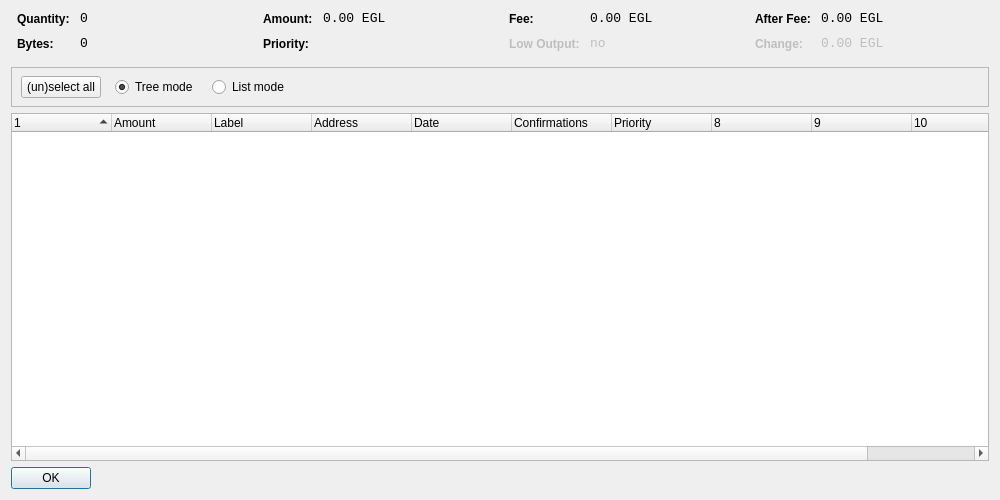
<?xml version="1.0" encoding="UTF-8"?>
<ui version="4.0">
 <class>CoinControlDialog</class>
 <widget class="QDialog" name="CoinControlDialog">
  <property name="geometry">
   <rect>
    <x>0</x>
    <y>0</y>
    <width>1000</width>
    <height>500</height>
   </rect>
  </property>
  <property name="windowTitle">
   <string>Coin Control</string>
  </property>
  <layout class="QVBoxLayout" name="verticalLayout">
   <item>
    <layout class="QHBoxLayout" name="horizontalLayoutTop" stretch="0,0,0,0">
     <property name="topMargin">
      <number>0</number>
     </property>
     <property name="bottomMargin">
      <number>10</number>
     </property>
     <item>
      <layout class="QFormLayout" name="formLayoutCoinControl1">
       <property name="horizontalSpacing">
        <number>10</number>
       </property>
       <property name="verticalSpacing">
        <number>10</number>
       </property>
       <property name="leftMargin">
        <number>6</number>
       </property>
       <property name="rightMargin">
        <number>6</number>
       </property>
       <item row="0" column="0">
        <widget class="QLabel" name="labelCoinControlQuantityText">
         <property name="styleSheet">
          <string notr="true">font-weight:bold;</string>
         </property>
         <property name="text">
          <string>Quantity:</string>
         </property>
        </widget>
       </item>
       <item row="0" column="1">
        <widget class="QLabel" name="labelCoinControlQuantity">
         <property name="font">
          <font>
           <family>Monospace</family>
           <pointsize>10</pointsize>
          </font>
         </property>
         <property name="cursor">
          <cursorShape>IBeamCursor</cursorShape>
         </property>
         <property name="contextMenuPolicy">
          <enum>Qt::ActionsContextMenu</enum>
         </property>
         <property name="text">
          <string notr="true">0</string>
         </property>
         <property name="textInteractionFlags">
          <set>Qt::LinksAccessibleByMouse|Qt::TextSelectableByKeyboard|Qt::TextSelectableByMouse</set>
         </property>
        </widget>
       </item>
       <item row="1" column="0">
        <widget class="QLabel" name="labelCoinControlBytesText">
         <property name="styleSheet">
          <string notr="true">font-weight:bold;</string>
         </property>
         <property name="text">
          <string>Bytes:</string>
         </property>
        </widget>
       </item>
       <item row="1" column="1">
        <widget class="QLabel" name="labelCoinControlBytes">
         <property name="font">
          <font>
           <family>Monospace</family>
           <pointsize>10</pointsize>
          </font>
         </property>
         <property name="cursor">
          <cursorShape>IBeamCursor</cursorShape>
         </property>
         <property name="contextMenuPolicy">
          <enum>Qt::ActionsContextMenu</enum>
         </property>
         <property name="text">
          <string notr="true">0</string>
         </property>
         <property name="textInteractionFlags">
          <set>Qt::LinksAccessibleByMouse|Qt::TextSelectableByKeyboard|Qt::TextSelectableByMouse</set>
         </property>
        </widget>
       </item>
      </layout>
     </item>
     <item>
      <layout class="QFormLayout" name="formLayoutCoinControl2">
       <property name="horizontalSpacing">
        <number>10</number>
       </property>
       <property name="verticalSpacing">
        <number>10</number>
       </property>
       <property name="leftMargin">
        <number>6</number>
       </property>
       <property name="rightMargin">
        <number>6</number>
       </property>
       <item row="0" column="0">
        <widget class="QLabel" name="labelCoinControlAmountText">
         <property name="styleSheet">
          <string notr="true">font-weight:bold;</string>
         </property>
         <property name="text">
          <string>Amount:</string>
         </property>
        </widget>
       </item>
       <item row="0" column="1">
        <widget class="QLabel" name="labelCoinControlAmount">
         <property name="font">
          <font>
           <family>Monospace</family>
           <pointsize>10</pointsize>
          </font>
         </property>
         <property name="cursor">
          <cursorShape>IBeamCursor</cursorShape>
         </property>
         <property name="contextMenuPolicy">
          <enum>Qt::ActionsContextMenu</enum>
         </property>
         <property name="text">
          <string notr="true">0.00 EGL</string>
         </property>
         <property name="textInteractionFlags">
          <set>Qt::LinksAccessibleByMouse|Qt::TextSelectableByKeyboard|Qt::TextSelectableByMouse</set>
         </property>
        </widget>
       </item>
       <item row="1" column="0">
        <widget class="QLabel" name="labelCoinControlPriorityText">
         <property name="styleSheet">
          <string notr="true">font-weight:bold;</string>
         </property>
         <property name="text">
          <string>Priority:</string>
         </property>
        </widget>
       </item>
       <item row="1" column="1">
        <widget class="QLabel" name="labelCoinControlPriority">
         <property name="font">
          <font>
           <family>Monospace</family>
           <pointsize>10</pointsize>
          </font>
         </property>
         <property name="cursor">
          <cursorShape>IBeamCursor</cursorShape>
         </property>
         <property name="contextMenuPolicy">
          <enum>Qt::ActionsContextMenu</enum>
         </property>
         <property name="text">
          <string/>
         </property>
         <property name="textInteractionFlags">
          <set>Qt::LinksAccessibleByMouse|Qt::TextSelectableByKeyboard|Qt::TextSelectableByMouse</set>
         </property>
        </widget>
       </item>
      </layout>
     </item>
     <item>
      <layout class="QFormLayout" name="formLayoutCoinControl3">
       <property name="horizontalSpacing">
        <number>10</number>
       </property>
       <property name="verticalSpacing">
        <number>10</number>
       </property>
       <property name="leftMargin">
        <number>6</number>
       </property>
       <property name="rightMargin">
        <number>6</number>
       </property>
       <item row="0" column="0">
        <widget class="QLabel" name="labelCoinControlFeeText">
         <property name="styleSheet">
          <string notr="true">font-weight:bold;</string>
         </property>
         <property name="text">
          <string>Fee:</string>
         </property>
        </widget>
       </item>
       <item row="0" column="1">
        <widget class="QLabel" name="labelCoinControlFee">
         <property name="font">
          <font>
           <family>Monospace</family>
           <pointsize>10</pointsize>
          </font>
         </property>
         <property name="cursor">
          <cursorShape>IBeamCursor</cursorShape>
         </property>
         <property name="contextMenuPolicy">
          <enum>Qt::ActionsContextMenu</enum>
         </property>
         <property name="text">
          <string notr="true">0.00 EGL</string>
         </property>
         <property name="textInteractionFlags">
          <set>Qt::LinksAccessibleByMouse|Qt::TextSelectableByKeyboard|Qt::TextSelectableByMouse</set>
         </property>
        </widget>
       </item>
       <item row="1" column="0">
        <widget class="QLabel" name="labelCoinControlLowOutputText">
         <property name="enabled">
          <bool>false</bool>
         </property>
         <property name="styleSheet">
          <string notr="true">font-weight:bold;</string>
         </property>
         <property name="text">
          <string>Low Output:</string>
         </property>
        </widget>
       </item>
       <item row="1" column="1">
        <widget class="QLabel" name="labelCoinControlLowOutput">
         <property name="enabled">
          <bool>false</bool>
         </property>
         <property name="font">
          <font>
           <family>Monospace</family>
           <pointsize>10</pointsize>
          </font>
         </property>
         <property name="cursor">
          <cursorShape>IBeamCursor</cursorShape>
         </property>
         <property name="contextMenuPolicy">
          <enum>Qt::ActionsContextMenu</enum>
         </property>
         <property name="text">
          <string notr="true">no</string>
         </property>
         <property name="textInteractionFlags">
          <set>Qt::LinksAccessibleByMouse|Qt::TextSelectableByKeyboard|Qt::TextSelectableByMouse</set>
         </property>
        </widget>
       </item>
      </layout>
     </item>
     <item>
      <layout class="QFormLayout" name="formLayoutCoinControl4">
       <property name="horizontalSpacing">
        <number>10</number>
       </property>
       <property name="verticalSpacing">
        <number>10</number>
       </property>
       <property name="leftMargin">
        <number>6</number>
       </property>
       <property name="rightMargin">
        <number>6</number>
       </property>
       <item row="0" column="0">
        <widget class="QLabel" name="labelCoinControlAfterFeeText">
         <property name="styleSheet">
          <string notr="true">font-weight:bold;</string>
         </property>
         <property name="text">
          <string>After Fee:</string>
         </property>
        </widget>
       </item>
       <item row="0" column="1">
        <widget class="QLabel" name="labelCoinControlAfterFee">
         <property name="font">
          <font>
           <family>Monospace</family>
           <pointsize>10</pointsize>
          </font>
         </property>
         <property name="cursor">
          <cursorShape>IBeamCursor</cursorShape>
         </property>
         <property name="contextMenuPolicy">
          <enum>Qt::ActionsContextMenu</enum>
         </property>
         <property name="text">
          <string notr="true">0.00 EGL</string>
         </property>
         <property name="textInteractionFlags">
          <set>Qt::LinksAccessibleByMouse|Qt::TextSelectableByKeyboard|Qt::TextSelectableByMouse</set>
         </property>
        </widget>
       </item>
       <item row="1" column="0">
        <widget class="QLabel" name="labelCoinControlChangeText">
         <property name="enabled">
          <bool>false</bool>
         </property>
         <property name="styleSheet">
          <string notr="true">font-weight:bold;</string>
         </property>
         <property name="text">
          <string>Change:</string>
         </property>
        </widget>
       </item>
       <item row="1" column="1">
        <widget class="QLabel" name="labelCoinControlChange">
         <property name="enabled">
          <bool>false</bool>
         </property>
         <property name="font">
          <font>
           <family>Monospace</family>
           <pointsize>10</pointsize>
          </font>
         </property>
         <property name="cursor">
          <cursorShape>IBeamCursor</cursorShape>
         </property>
         <property name="contextMenuPolicy">
          <enum>Qt::ActionsContextMenu</enum>
         </property>
         <property name="text">
          <string notr="true">0.00 EGL</string>
         </property>
         <property name="textInteractionFlags">
          <set>Qt::LinksAccessibleByMouse|Qt::TextSelectableByKeyboard|Qt::TextSelectableByMouse</set>
         </property>
        </widget>
       </item>
      </layout>
     </item>
    </layout>
   </item>
   <item>
    <widget class="QFrame" name="frame">
     <property name="minimumSize">
      <size>
       <width>0</width>
       <height>40</height>
      </size>
     </property>
     <property name="frameShape">
      <enum>QFrame::StyledPanel</enum>
     </property>
     <property name="frameShadow">
      <enum>QFrame::Sunken</enum>
     </property>
     <widget class="QWidget" name="horizontalLayoutWidget">
      <property name="geometry">
       <rect>
        <x>10</x>
        <y>0</y>
        <width>781</width>
        <height>41</height>
       </rect>
      </property>
      <layout class="QHBoxLayout" name="horizontalLayoutPanel" stretch="0,0,0,0,0">
       <property name="spacing">
        <number>14</number>
       </property>
       <item>
        <widget class="QPushButton" name="pushButtonSelectAll">
         <property name="sizePolicy">
          <sizepolicy hsizetype="Maximum" vsizetype="Fixed">
           <horstretch>0</horstretch>
           <verstretch>0</verstretch>
          </sizepolicy>
         </property>
         <property name="text">
          <string>(un)select all</string>
         </property>
        </widget>
       </item>
       <item>
        <widget class="QRadioButton" name="radioTreeMode">
         <property name="sizePolicy">
          <sizepolicy hsizetype="Maximum" vsizetype="Fixed">
           <horstretch>0</horstretch>
           <verstretch>0</verstretch>
          </sizepolicy>
         </property>
         <property name="text">
          <string>Tree mode</string>
         </property>
         <property name="checked">
          <bool>true</bool>
         </property>
        </widget>
       </item>
       <item>
        <widget class="QRadioButton" name="radioListMode">
         <property name="sizePolicy">
          <sizepolicy hsizetype="Maximum" vsizetype="Fixed">
           <horstretch>0</horstretch>
           <verstretch>0</verstretch>
          </sizepolicy>
         </property>
         <property name="text">
          <string>List mode</string>
         </property>
        </widget>
       </item>
       <item>
        <spacer name="horizontalSpacer">
         <property name="orientation">
          <enum>Qt::Horizontal</enum>
         </property>
         <property name="sizeHint" stdset="0">
          <size>
           <width>40</width>
           <height>20</height>
          </size>
         </property>
        </spacer>
       </item>
      </layout>
     </widget>
    </widget>
   </item>
   <item>
    <widget class="CoinControlTreeWidget" name="treeWidget">
     <property name="contextMenuPolicy">
      <enum>Qt::CustomContextMenu</enum>
     </property>
     <property name="sortingEnabled">
      <bool>false</bool>
     </property>
     <property name="columnCount">
      <number>11</number>
     </property>
     <attribute name="headerShowSortIndicator" stdset="0">
      <bool>true</bool>
     </attribute>
     <attribute name="headerStretchLastSection">
      <bool>false</bool>
     </attribute>
     <column>
      <property name="text">
       <string/>
      </property>
     </column>
     <column>
      <property name="text">
       <string>Amount</string>
      </property>
     </column>
     <column>
      <property name="text">
       <string>Label</string>
      </property>
     </column>
     <column>
      <property name="text">
       <string>Address</string>
      </property>
     </column>
     <column>
      <property name="text">
       <string>Date</string>
      </property>
     </column>
     <column>
      <property name="text">
       <string>Confirmations</string>
      </property>
      <property name="toolTip">
       <string>Confirmed</string>
      </property>
     </column>
     <column>
      <property name="text">
       <string>Priority</string>
      </property>
     </column>
     <column>
      <property name="text">
       <string/>
      </property>
     </column>
     <column>
      <property name="text">
       <string/>
      </property>
     </column>
     <column>
      <property name="text">
       <string/>
      </property>
     </column>
     <column>
      <property name="text">
       <string/>
      </property>
     </column>
    </widget>
   </item>
   <item>
    <widget class="QDialogButtonBox" name="buttonBox">
     <property name="sizePolicy">
      <sizepolicy hsizetype="Maximum" vsizetype="Fixed">
       <horstretch>0</horstretch>
       <verstretch>0</verstretch>
      </sizepolicy>
     </property>
     <property name="orientation">
      <enum>Qt::Horizontal</enum>
     </property>
     <property name="standardButtons">
      <set>QDialogButtonBox::Ok</set>
     </property>
    </widget>
   </item>
  </layout>
 </widget>
 <customwidgets>
  <customwidget>
   <class>CoinControlTreeWidget</class>
   <extends>QTreeWidget</extends>
   <header>coincontroltreewidget.h</header>
  </customwidget>
 </customwidgets>
 <resources/>
 <connections/>
</ui>
